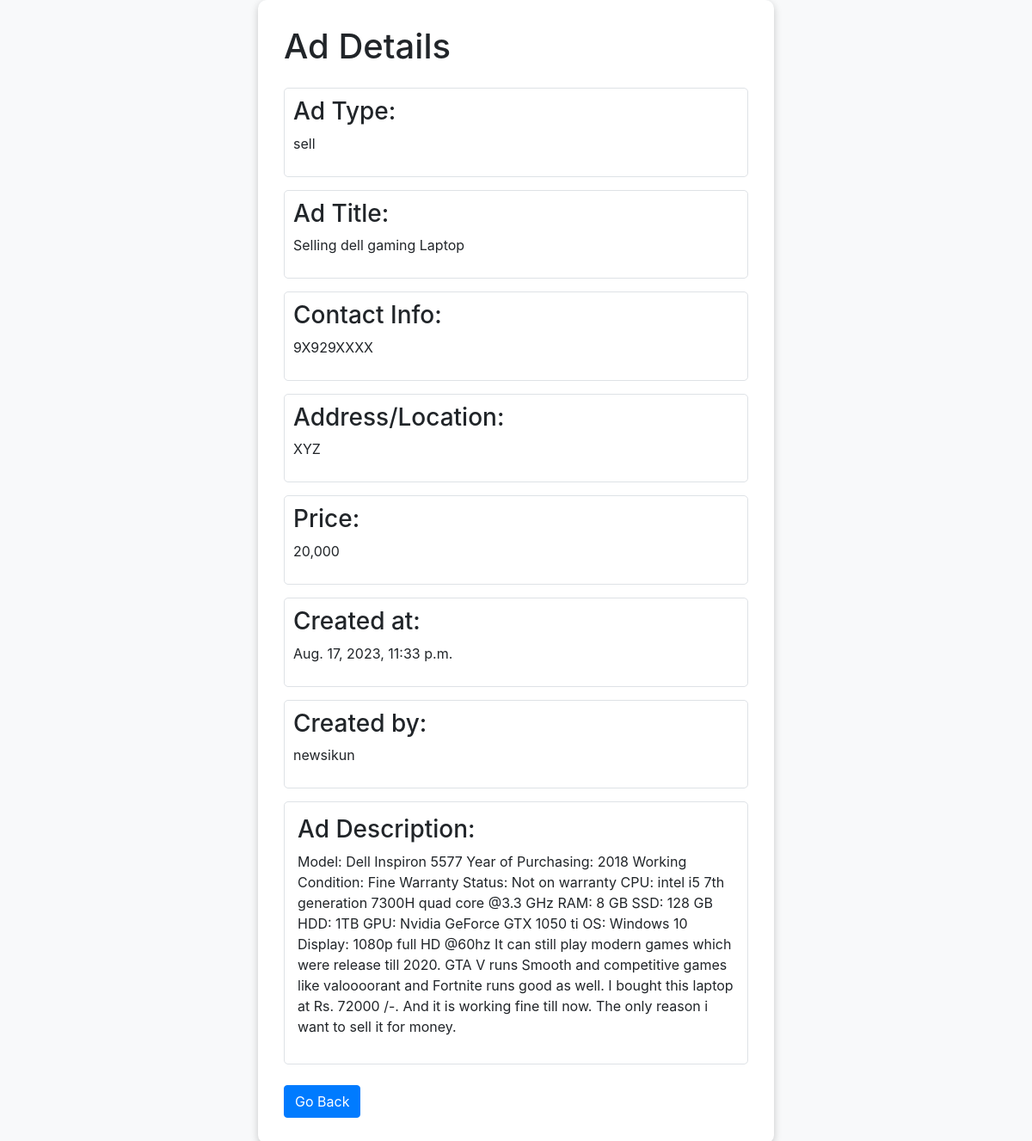
Page /ad/1/ (signed in) on the committed database.
### mainApp/models.py (models this page shows, shortened)
class AdPostModel(models.Model):
    AD_TYPES_CHOICES = [
        ('rent', 'Rent Ads'),
        ('sell', 'Sell Ads'),
        ('job', 'Job Ads'),
        ('commercial', 'Commercial Ads'),
    ]
    user = models.ForeignKey(User, on_delete=models.CASCADE)
    ad_type = models.CharField(max_length=20, choices=AD_TYPES_CHOICES)
    ad_title = models.CharField(max_length=100)
    ad_description = models.TextField()
    contact_info = models.CharField(max_length=100)
    address = models.CharField(max_length=200)
    price = models.CharField(max_length=50)
    created_at = models.DateTimeField(auto_now_add=True)

### mainApp/views.py (the view)
# urls.py: path('ad/<str:pk>/', views.AdPostDetailView, name='ad'),
@login_required(login_url='loginPage')
def AdPostDetailView(request, pk):
    post = get_object_or_404(AdPostModel, id=pk)
    context = {'post': post}
    return render(request, 'AdPostDetail.html', context)

### mainApp/templates/AdPostDetail.html (shortened to what this page needs)
<!DOCTYPE html>
<html lang="en">
<head>
    <link rel="stylesheet" href="https://maxcdn.bootstrapcdn.com/bootstrap/4.5.2/css/bootstrap.min.css">
</head>
<body>
<div class="container">
    <div class="row justify-content-center">
        <div class="col-md-8">
            <div class="post-details">
                <h1 class="mb-4">Ad Details</h1>
                <div class="field-box">
                    <h3 class="mb-2">Ad Type:</h3>
                    <p>{{ post.ad_type }}</p>
                </div>
                <div class="field-box">
                    <h3 class="mb-2">Ad Title:</h3>
                    <p>{{ post.ad_title }}</p>
                </div>
                <div class="field-box">
                    <h3 class="mb-2">Contact Info:</h3>
                    <p>{{ post.contact_info }}</p>
                </div>
                <div class="field-box">
                    <h3 class="mb-2">Address/Location:</h3>
                    <p>{{ post.address }}</p>
                </div>
                <div class="field-box">
                    <h3 class="mb-2">Price:</h3>
                    <p>{{ post.price }}</p>
                </div>
                <div class="field-box">
                    <h3 class="mb-2">Created at:</h3>
                    <p>{{ post.created_at }}</p>
                </div>
                <div class="field-box">
                    <h3 class="mb-2">Created by:</h3>
                    <p>{{ post.user.username }}</p>
                </div>
                <div class="content-box">
                    <h3 class="mb-2">Ad Description:</h3>
                    <p>{{ post.ad_description }}</p>
                </div>
                <br>
                <a href="#" class="btn btn-primary" onclick="goBack()">Go Back</a>
            </div>
        </div>
    </div>
</div>
</body>
</html>

### mainApp/templates/AdPostDetail.html (style rules this page uses)
body { background-color: #f8f9fa; }
.post-details { max-width: 600px; margin: 0 auto; padding: 30px; background-color: #fff; border-radius: 10px; box-shadow: 0 3px 10px rgba(0, 0, 0, 0.2); animation: fadeInUp 0.8s ease-out; }
.field-box { border: 1px solid #dee2e6; padding: 10px; border-radius: 5px; margin-bottom: 15px; }
.content-box { border: 1px solid #dee2e6; padding: 15px; border-radius: 5px; }

### rows in the picture
AdPostModel: ad_type "sell", ad_title "Selling dell gaming Laptop", contact_info "9X929XXXX", address "XYZ", price "20,000", created_at "Aug. 17, 2023, 11:33 p.m.", user.username "newsikun", ad_description "Model: Dell Inspiron 5577 Year of Purchasing: 2018 Working Condition: Fine Warranty Status: Not on warranty CPU: intel i5 7th generation 7300H quad core @3.3 GHz RAM: 8 GB SSD: 128 GB HDD: 1TB GPU: Nvidia GeForce GTX 1050 ti OS: Windows 10 Display: 1080p full HD @60hz It can still play modern games which were release till 2020. GTA V runs Smooth and competitive games like valoooorant and Fortnite runs good as well. I bought this laptop at Rs. 72000 /-. And it is working fine till now. The only reason i want to sell it for money."
